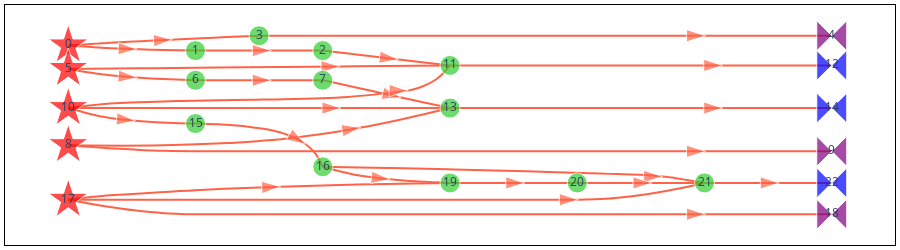

Notebook source saved alongside this figure:
### Markdown cell above
However, the `samplex` is different. In particular, we notice that the number of sampling nodes (the red star) has increased. The two new nodes are responsible for sampling Pauli terms for the noise injection.

### Code cell
fig = samplex.draw()
fig.update_layout(width=900, height=250)
fig.show()

### Figure 1 — Plotly figure (JSON) as saved in the notebook; plotly's stock layout.template omitted (floating-point values rounded to 4 significant figures; data arrays with more than 128 entries replaced by an {"elided": "..."} marker saying what was removed)
{"data": [{"hoverinfo": "text", "hovertext": {"elided": "300 null values"}, "line": {"color": "tomato", "shape": "spline", "smoothing": 1}, "marker": {"angleref": "previous", "size": {"elided": "300 int values"}, "symbol": {"elided": "300 str values"}}, "mode": "lines+markers", "type": "scatter", "x": {"elided": "300 float values"}, "xaxis": "x", "y": {"elided": "300 float values"}, "yaxis": "y"}, {"hoverinfo": "text", "hoverlabel": {"bgcolor": "lightyellow", "font": {"color": "black", "family": "Times New Roman"}}, "hovertext": ["<b>TwirlSamplingNode(<+lhs_0, +rhs_0>)</b><br>\n• <b>instantiates</b>: {lhs_0: (3, 'VirtualType.PAULI'), rhs_0: (3, 'VirtualType.PAULI')}<br>\n────────────────────────────<b></b><br>\n ▸ <b>LHS Register</b>: 'lhs_0'<br>\n ▸ <b>RHS Register</b>: 'rhs_0'<br>\n ▸ <b>Distribution</b>: UniformPauli(<num_subsystems=3, register_type=VirtualType.PAULI>)", "<b>SliceRegisterNode(<lhs_0(r), +leftwards_1>)</b><br>\n• <b>reads_from</b>: {lhs_0: ([0, 1, 2], 'VirtualType.PAULI')}<br>\n• <b>instantiates</b>: {leftwards_1: (3, 'VirtualType.U2')}<br>\n────────────────────────────<b></b><br>\n ▸ <b>Output Type</b>: <VirtualType.U2: 'u2'><br>\n ▸ <b>Output Register Name</b>: leftwards_1<br>\n ▸ <b>Input Register Name</b>: lhs_0", "<b>RightU2ParametricMultiplicationNode(<leftwards_1(w)>)</b><br>\n• <b>writes_to</b>: {leftwards_1: ([0, 1, 2], 'VirtualType.U2')}<br>\n────────────────────────────<b></b><br>\n ▸ <b>Operand</b>: 'rx'<br>\n ▸ <b>Parameter Indices</b>: [0, 1, 2]", "<b>SliceRegisterNode(<rhs_0(r), +z2_collect_2>)</b><br>\n• <b>reads_from</b>: {rhs_0: ([0, 1, 2], 'VirtualType.PAULI')}<br>\n• <b>instantiates</b>: {z2_collect_2: (3, 'VirtualType.Z2')}<br>\n────────────────────────────<b></b><br>\n ▸ <b>Output Type</b>: <VirtualType.Z2: 'z2'><br>\n ▸ <b>Output Register Name</b>: z2_collect_2<br>\n ▸ <b>Input Register Name</b>: rhs_0", "<b>CollectZ2ToOutputNode(<z2_collect_2(r)>)</b><br>\n• <b>reads_from</b>: {z2_collect_2: ([0, 1, 2], 'VirtualType.Z2')}<br>\n• <b>outputs_to</b>: {measurement_flips.c: ([0, 1, 2], 'VirtualType.Z2')}<br>\n────────────────────────────<b></b><br>\n ▸ <b>Register Name</b>: 'z2_collect_2'<br>\n ▸ <b>Output Name</b>: measurement_flips.c<br>\n ▸ <b>Subsystem Indices</b>: [0 1 2]", "<b>TwirlSamplingNode(<+lhs_3, +rhs_3>)</b><br>\n• <b>instantiates</b>: {lhs_3: (2, 'VirtualType.PAULI'), rhs_3: (2, 'VirtualType.PAULI')}<br>\n────────────────────────────<b></b><br>\n ▸ <b>LHS Register</b>: 'lhs_3'<br>\n ▸ <b>RHS Register</b>: 'rhs_3'<br>\n ▸ <b>Distribution</b>: UniformPauli(<num_subsystems=2, register_type=VirtualType.PAULI>)", "<b>SliceRegisterNode(<lhs_3(r), +leftwards_4>)</b><br>\n• <b>reads_from</b>: {lhs_3: ([0, 1], 'VirtualType.PAULI')}<br>\n• <b>instantiates</b>: {leftwards_4: (2, 'VirtualType.PAULI')}<br>\n────────────────────────────<b></b><br>\n ▸ <b>Output Type</b>: <VirtualType.PAULI: 'pauli'><br>\n ▸ <b>Output Register Name</b>: leftwards_4<br>\n ▸ <b>Input Register Name</b>: lhs_3", "<b>PauliPastCliffordNode(<leftwards_4(r), leftwards_4(w)>)</b><br>\n• <b>reads_from</b>: {leftwards_4: ([0, 1], 'VirtualType.PAULI')}<br>\n• <b>writes_to</b>: {leftwards_4: ([0, 1], 'VirtualType.PAULI')}<br>\n────────────────────────────<b></b><br>\n ▸ <b>Operation</b>: 'cx'<br>\n ▸ <b>Register Name</b>: 'leftwards_4'<br>\n ▸ <b>Subsystem Indices</b>: [[0, 1]]", "<b>InjectNoiseNode(<+inject_noise_5, +sign_5>)</b><br>\n• <b>instantiates</b>: {inject_noise_5: (2, 'VirtualType.PAULI'), sign_5: (1, 'VirtualType.Z2')}<br>\n────────────────────────────<b></b><br>\n ▸ <b>Register Name</b>: 'inject_noise_5'<br>\n ▸ <b>Subsystems</b>: 2<br>\n ▸ <b>Noise Reference</b>: 'r1'<br>\n ▸ <b>Modifier Reference</b>: 'm1'", "<b>CollectZ2ToOutputNode(<sign_5(r)>)</b><br>\n• <b>reads_from</b>: {sign_5: ([0], 'VirtualType.Z2')}<br>\n• <b>outputs_to</b>: {pauli_signs: ([1], 'VirtualType.Z2')}<br>\n────────────────────────────<b></b><br>\n ▸ <b>Register Name</b>: 'sign_5'<br>\n ▸ <b>Output Name</b>: pauli_signs<br>\n ▸ <b>Subsystem Indices</b>: [0]", "<b>TwirlSamplingNode(<+lhs_6, +rhs_6>)</b><br>\n• <b>instantiates</b>: {lhs_6: (2, 'VirtualType.PAULI'), rhs_6: (2, 'VirtualType.PAULI')}<br>\n────────────────────────────<b></b><br>\n ▸ <b>LHS Register</b>: 'lhs_6'<br>\n ▸ <b>RHS Register</b>: 'rhs_6'<br>\n ▸ <b>Distribution</b>: UniformPauli(<num_subsystems=2, register_type=VirtualType.PAULI>)", "<b>CombineRegistersNode(<leftwards_1(r), rhs_3(r), rhs_6(r), +collect_7>)</b><br>\n• <b>reads_from</b>\n</br>&nbsp;&nbsp;&nbsp;&nbsp;&nbsp;• leftwards_1: ([0, 1, 2], 'VirtualType.U2')\n</br>&nbsp;&nbsp;&nbsp;&nbsp;&nbsp;• rhs_3: ([0, 1], 'VirtualType.PAULI')\n</br>&nbsp;&nbsp;&nbsp;&nbsp;&nbsp;• rhs_6: ([0], 'VirtualType.PAULI')<br>\n• <b>instantiates</b>: {collect_7: (3, 'VirtualType.U2')}<br>\n────────────────────────────<b></b><br>\n ▸ <b>Output Type</b>: U2<br>\n ▸ <b>Output Num Subsystems</b>: 3<br>\n ▸ <b>Operands</b>: {'leftwards_1': ([2, 1, 0], [0, 1, 2], 'VirtualType.U2'), 'rhs_3': ([0, 1], [1, 2], 'VirtualType.PAULI'), 'rhs_6': ([0], [0], 'VirtualType.PAULI')}", "<b>CollectTemplateValues(<collect_7(r)>)</b><br>\n• <b>reads_from</b>: {collect_7: ([0, 1, 2], 'VirtualType.U2')}<br>\n────────────────────────────<b></b><br>\n ▸ <b>Output Name</b>: 'parameter_values'<br>\n ▸ <b>Template Indices</b>: [[12, 13, 14], [15, 16, 17], [18, 19, 20]]<br>\n ▸ <b>Register Name</b>: 'collect_7'<br>\n ▸ <b><class 'samplomatic.synths.synth.Synth'></b>: RzSxSynth(<num_qubits_per_subsystem=1, num_params_per_subsystem=3>)", "<b>CombineRegistersNode(<inject_noise_5(r), leftwards_4(r), rhs_6(r), +collect_8>)</b><br>\n• <b>reads_from</b>\n</br>&nbsp;&nbsp;&nbsp;&nbsp;&nbsp;• inject_noise_5: ([0, 1], 'VirtualType.PAULI')\n</br>&nbsp;&nbsp;&nbsp;&nbsp;&nbsp;• leftwards_4: ([0, 1], 'VirtualType.PAULI')\n</br>&nbsp;&nbsp;&nbsp;&nbsp;&nbsp;• rhs_6: ([1], 'VirtualType.PAULI')<br>\n• <b>instantiates</b>: {collect_8: (2, 'VirtualType.U2')}<br>\n────────────────────────────<b></b><br>\n ▸ <b>Output Type</b>: U2<br>\n ▸ <b>Output Num Subsystems</b>: 2<br>\n ▸ <b>Operands</b>: {'leftwards_4': ([0, 1], [0, 1], 'VirtualType.PAULI'), 'inject_noise_5': ([0, 1], [0, 1], 'VirtualType.PAULI'), 'rhs_6': ([1], [0], 'VirtualType.PAULI')}", "<b>CollectTemplateValues(<collect_8(r)>)</b><br>\n• <b>reads_from</b>: {collect_8: ([0, 1], 'VirtualType.U2')}<br>\n────────────────────────────<b></b><br>\n ▸ <b>Output Name</b>: 'parameter_values'<br>\n ▸ <b>Template Indices</b>: [[6, 7, 8], [9, 10, 11]]<br>\n ▸ <b>Register Name</b>: 'collect_8'<br>\n ▸ <b><class 'samplomatic.synths.synth.Synth'></b>: RzSxSynth(<num_qubits_per_subsystem=1, num_params_per_subsystem=3>)", "<b>SliceRegisterNode(<lhs_6(r), +leftwards_9>)</b><br>\n• <b>reads_from</b>: {lhs_6: ([0, 1], 'VirtualType.PAULI')}<br>\n• <b>instantiates</b>: {leftwards_9: (2, 'VirtualType.PAULI')}<br>\n────────────────────────────<b></b><br>\n ▸ <b>Output Type</b>: <VirtualType.PAULI: 'pauli'><br>\n ▸ <b>Output Register Name</b>: leftwards_9<br>\n ▸ <b>Input Register Name</b>: lhs_6", "<b>PauliPastCliffordNode(<leftwards_9(r), leftwards_9(w)>)</b><br>\n• <b>reads_from</b>: {leftwards_9: ([0, 1], 'VirtualType.PAULI')}<br>\n• <b>writes_to</b>: {leftwards_9: ([0, 1], 'VirtualType.PAULI')}<br>\n────────────────────────────<b></b><br>\n ▸ <b>Operation</b>: 'cx'<br>\n ▸ <b>Register Name</b>: 'leftwards_9'<br>\n ▸ <b>Subsystem Indices</b>: [[0, 1]]", "<b>InjectNoiseNode(<+inject_noise_10, +sign_10>)</b><br>\n• <b>instantiates</b>: {inject_noise_10: (2, 'VirtualType.PAULI'), sign_10: (1, 'VirtualType.Z2')}<br>\n────────────────────────────<b></b><br>\n ▸ <b>Register Name</b>: 'inject_noise_10'<br>\n ▸ <b>Subsystems</b>: 2<br>\n ▸ <b>Noise Reference</b>: 'r0'<br>\n ▸ <b>Modifier Reference</b>: 'm0'", "<b>CollectZ2ToOutputNode(<sign_10(r)>)</b><br>\n• <b>reads_from</b>: {sign_10: ([0], 'VirtualType.Z2')}<br>\n• <b>outputs_to</b>: {pauli_signs: ([0], 'VirtualType.Z2')}<br>\n────────────────────────────<b></b><br>\n ▸ <b>Register Name</b>: 'sign_10'<br>\n ▸ <b>Output Name</b>: pauli_signs<br>\n ▸ <b>Subsystem Indices</b>: [0]", "<b>CombineRegistersNode(<inject_noise_10(r), leftwards_9(r), +leftwards_11>)</b><br>\n• <b>reads_from</b>: {inject_noise_10: ([0], 'VirtualType.PAULI'), leftwards_9: ([0], 'VirtualType.PAULI')}<br>\n• <b>instantiates</b>: {leftwards_11: (1, 'VirtualType.U2')}<br>\n────────────────────────────<b></b><br>\n ▸ <b>Output Type</b>: U2<br>\n ▸ <b>Output Num Subsystems</b>: 1<br>\n ▸ <b>Operands</b>: {'leftwards_9': ([0], [0], 'VirtualType.PAULI'), 'inject_noise_10': ([0], [0], 'VirtualType.PAULI')}", "<b>RightMultiplicationNode(<leftwards_11(w)>)</b><br>\n• <b>writes_to</b>: {leftwards_11: ([0], 'VirtualType.U2')}<br>\n────────────────────────────<b></b><br>\n ▸ <b>Fixed Operand</b>: U2Register(<1, 1>)", "<b>CombineRegistersNode(<inject_noise_10(r), leftwards_11(r), leftwards_9(r), +collect_12>)</b><br>\n• <b>reads_from</b>\n</br>&nbsp;&nbsp;&nbsp;&nbsp;&nbsp;• inject_noise_10: ([1], 'VirtualType.PAULI')\n</br>&nbsp;&nbsp;&nbsp;&nbsp;&nbsp;• leftwards_11: ([0], 'VirtualType.U2')\n</br>&nbsp;&nbsp;&nbsp;&nbsp;&nbsp;• leftwards_9: ([1], 'VirtualType.PAULI')<br>\n• <b>instantiates</b>: {collect_12: (2, 'VirtualType.U2')}<br>\n────────────────────────────<b></b><br>\n ▸ <b>Output Type</b>: U2<br>\n ▸ <b>Output Num Subsystems</b>: 2<br>\n ▸ <b>Operands</b>: {'leftwards_9': ([1], [1], 'VirtualType.PAULI'), 'inject_noise_10': ([1], [1], 'VirtualType.PAULI'), 'leftwards_11': ([0], [0], 'VirtualType.U2')}", "<b>CollectTemplateValues(<collect_12(r)>)</b><br>\n• <b>reads_from</b>: {collect_12: ([0, 1], 'VirtualType.U2')}<br>\n────────────────────────────<b></b><br>\n ▸ <b>Output Name</b>: 'parameter_values'<br>\n ▸ <b>Template Indices</b>: [[0, 1, 2], [3, 4, 5]]<br>\n ▸ <b>Register Name</b>: 'collect_12'<br>\n ▸ <b><class 'samplomatic.synths.synth.Synth'></b>: RzSxSynth(<num_qubits_per_subsystem=1, num_params_per_subsystem=3>)"], "marker": {"color": ["red", "limegreen", "limegreen", "limegreen", "purple", "red", "limegreen", "limegreen", "red", "purple", "red", "limegreen", "blue", "limegreen", "blue", "limegreen", "limegreen", "red", "purple", "limegreen", "limegreen", "limegreen", "blue"], "size": [30, 20, 20, 20, 30, 30, 20, 20, 30, 30, 30, 20, 30, 20, 30, 20, 20, 30, 30, 20, 20, 20, 30], "symbol": ["star", "circle", "circle", "circle", "bowtie", "star", "circle", "circle", "star", "bowtie", "star", "circle", "bowtie", "circle", "bowtie", "circle", "circle", "star", "bowtie", "circle", "circle", "circle", "bowtie"]}, "mode": "markers+text", "text": ["0", "1", "2", "3", "4", "5", "6", "7", "8", "9", "10", "11", "12", "13", "14", "15", "16", "17", "18", "19", "20", "21", "22"], "type": "scatter", "x": [0.2796, 1.891, 3.502, 2.696, 9.947, 0.2796, 1.891, 3.502, 0.2796, 9.947, 0.2796, 5.113, 9.947, 5.113, 9.947, 1.891, 3.502, 0.2796, 9.947, 5.113, 6.725, 8.336, 9.947], "xaxis": "x", "y": [7.543, 7.321, 7.321, 7.96, 7.96, 6.53, 6.043, 6.043, 3.252, 2.988, 4.849, 6.682, 6.682, 4.849, 4.849, 4.182, 2.321, 0.9046, 0.2796, 1.627, 1.627, 1.627, 1.627], "yaxis": "y"}], "layout": {"height": 250, "margin": {"b": 5, "l": 5, "r": 5, "t": 5}, "paper_bgcolor": "white", "plot_bgcolor": "rgba(0,0,0,0)", "showlegend": false, "width": 900, "xaxis": {"anchor": "y", "domain": [0, 1], "linecolor": "black", "linewidth": 1, "mirror": true, "showgrid": false, "showline": true, "showticklabels": false, "zeroline": false}, "yaxis": {"anchor": "x", "domain": [0, 1], "linecolor": "black", "linewidth": 1, "mirror": true, "showgrid": false, "showline": true, "showticklabels": false, "zeroline": false}}}
